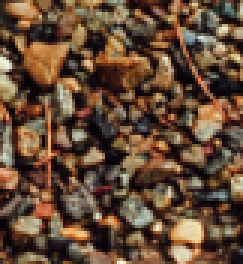
#> input picture data/texture12.png, 81 x 88 px (shown 3 times larger)
$ python patch_synth.py
#> lines starting #> are read from the running program, lines starting #| are printed output that depends on the picture
### code/appearance_space.py
import numpy as np
import cv2
from sklearn.decomposition import PCA
from sklearn.neighbors import NearestNeighbors
from PIL import Image
from skimage.filters import sobel
import matplotlib.pyplot as plt


CORR_DELTA = np.array([[1,1], [1,-1], [-1,1], [-1,-1]])


def get_appearance_space_vector(im, surrounding_size, feature_distance=True):
    dims = 4 if feature_distance else 3
    grayscale_im = cv2.cvtColor(im,cv2.COLOR_RGB2GRAY)
    edges = sobel(grayscale_im)
    edges = 1 - edges

    vector_im = np.zeros((im.shape[0], im.shape[1], dims * (2 * surrounding_size + 1)**2))
    for i in range(surrounding_size, im.shape[0] - surrounding_size):
        for j in range(surrounding_size, im.shape[1] - surrounding_size):
            patch = im[i - surrounding_size:i + surrounding_size+1, j - surrounding_size:j + surrounding_size+1, :]
            if feature_distance:
                patch_edges = edges[i - surrounding_size:i + surrounding_size + 1, j - surrounding_size:j + surrounding_size + 1]
                patch_edges = np.expand_dims(patch_edges, axis=2)
                patch = np.concatenate([patch, patch_edges], axis=2)
            patch = np.reshape(patch, (dims * (2 * surrounding_size + 1)**2,))
            vector_im[i - surrounding_size, j - surrounding_size] = patch
    return conduct_pca(vector_im)


def conduct_pca(image_with_features, desired_dimensions=8):
    original_shape = image_with_features.shape
    image_with_features = np.reshape(image_with_features, (image_with_features.shape[0] * image_with_features.shape[1], image_with_features.shape[2]))
    pca = PCA(n_components=desired_dimensions)
    new_features = pca.fit_transform(image_with_features)
    new_features = np.reshape(new_features, (original_shape[0], original_shape[1], desired_dimensions))
    return new_features, pca

# [43 lines left out: functions get_adj_neighborhoods, get_neighborhoods, get_nearest_neighbors, not called in this run]


# [5 lines that do not run on import are left out]

### code/patch_synth.py
import os
import numpy as np
import math
import cv2
import argparse
import matplotlib.pyplot as plt
from appearance_space import get_appearance_space_vector, get_neighborhoods, get_nearest_neighbors


SOURCE_PATH = '../data'
OUTPUT_PATH = '../output/'
SYNTHESIS_OUTPUT_PATH = os.path.join(OUTPUT_PATH, 'synthesis')
TRANSFER_OUTPUT_PATH = os.path.join(OUTPUT_PATH, 'transfer')


def image_synthesis(sample, outsize, tilesize, overlapsize):
    '''
    Takes in an sample image, and outputs an image with dimensions that are specified
    by outsize (plus channels) that has texture synthesized from the sample

    Arguments:
    sample-       sample texure image
    outsize-      size of result image
    tilesize-     size of the tiles to use (patch size)
    overlapsize-  size of the overlap region (same in each direction -> left
                  and above)
    texture-      texure image
    method-       1 = random, 2 = best ssd, 3 = best ssd + minimum error boundary cut
    quiet-        no images shown if true

    Output:
        synthesized image of size outsize[1] x outsize[2] x channels
    '''

    # The amount of additional space each tile takes up (accounting for overlap)
    adjsize = tilesize - overlapsize

    as_img, _ = get_appearance_space_vector(sample, 3)

    # imout is the array we will fill. The size is slightly larger than outsize to start
    # since it will be filled with an integer number of tiles
    real_imout = np.zeros((int(math.ceil(outsize[0] / adjsize) * adjsize + overlapsize), int(math.ceil(outsize[1]/adjsize) * adjsize + overlapsize), sample.shape[2]))
    real_imout_mask = np.zeros((int(math.ceil(outsize[0] / adjsize) * adjsize + overlapsize), int(math.ceil(outsize[1]/adjsize) * adjsize + overlapsize)), dtype=bool)

    as_imout = np.zeros((int(math.ceil(outsize[0] / adjsize) * adjsize + overlapsize), int(math.ceil(outsize[1]/adjsize) * adjsize + overlapsize), as_img.shape[2]))
    as_imout_mask = np.zeros((int(math.ceil(outsize[0] / adjsize) * adjsize + overlapsize), int(math.ceil(outsize[1]/adjsize) * adjsize + overlapsize)), dtype=bool)


    # iterate over each tile
    for y in range(0, outsize[0], adjsize):
        for x in range(0, outsize[1], adjsize):

            # the patch of imout that we want to fill
            to_fill = as_imout[y:y + tilesize, x:x + tilesize, :]

            # the mask for this patch (includes left and above overlap)
            to_fill_mask = as_imout_mask[y:y + tilesize, x:x + tilesize]

            to_fill_texture = real_imout[y:y + tilesize, x:x + tilesize, :]
            to_fill_mask_texture = real_imout_mask[y:y + tilesize, x:x + tilesize]

            _, as_tile, texture_tile = get_min_cut_patch(sample, as_img, tilesize, overlapsize, to_fill, to_fill_mask, to_fill_texture)

            # _, as_tile, texture_tile = get_ssd_patch(sample, as_img, tilesize, to_fill, to_fill_mask)

            # texture_tile = get_random_patch(sample, tilesize)
            # as_tile = get_random_patch(as_imout, tilesize)

            # update result image and mask
            real_imout[y:y + tilesize, x:x + tilesize,:] = texture_tile
            real_imout_mask[y:y + tilesize, x:x + tilesize] = 1
            as_imout[y:y + tilesize, x:x + tilesize,:] = as_tile
            as_imout_mask[y:y + tilesize, x:x + tilesize] = 1

    real_imout = real_imout[:outsize[0],:outsize[1]]

    return real_imout

# [12 lines left out: functions get_random_patch_coordinates, get_random_patch, not called in this run]


def ssd(a, b):
    return np.average(np.square(a - b))

# [79 lines left out: functions get_ssd_patch, get_min_error_patch, carve_seam, get_min_cut_patch, not called in this run]


def synthesis():
    img = cv2.imread("../data/texture12.png", )
#> img is the input picture: shape (88, 81, 3); mean B, G, R 55.2, 75.4, 101.4
    img = cv2.cvtColor(img, cv2.COLOR_BGR2RGB)
    img = img.astype(np.float32) / 255.

    # specify output size and algorithm parameters
    # outsize = (128, 128)
    # tilesize = 15
    # overlapsize = 8


    outsize = (300, 300)
    tilesize = (int((img.shape[0] * img.shape[1] / 2000)) // 10) * 10
#> tilesize = 0
    overlapsize = tilesize // 3
#> overlapsize = 0
    print(img.shape)
#| (88, 81, 3)
    print(tilesize)
#| 0
    print(overlapsize)
#| 0

    out = image_synthesis(img, outsize, tilesize, overlapsize)
#> in get_appearance_space_vector, `grayscale_im = cv2.cvtColor(im,cv2.COLOR_RGB2GRAY)`:
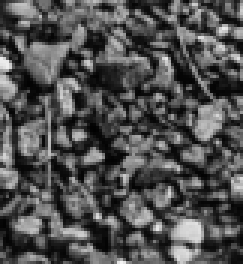
#> grayscale_im: shape (88, 81) float32 (shown 3 times larger); min 0.00761, max 0.96, mean 0.317
#> in get_appearance_space_vector, `edges = sobel(grayscale_im)`:
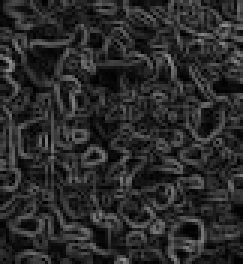
#> edges: shape (88, 81) float32 (shown 3 times larger); min 0.00113, max 0.57, mean 0.168
#> in get_appearance_space_vector, `edges = 1 - edges`:
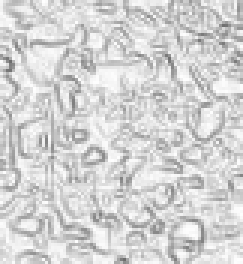
#> edges: shape (88, 81) float32 (shown 3 times larger); min 0.43, max 0.999, mean 0.832
    plt.imshow(out)
    plt.show()

#> (the run stopped early here; a loop or call above may not have finished)

$ run again, with data/texture1.png copied over data/texture12.png
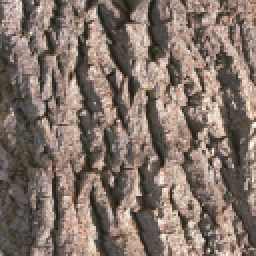
#> input picture data/texture1.png, 128 x 128 px (shown 2 times larger)
#> in synthesis, img is the input picture: shape (128, 128, 3); mean B, G, R 105.1, 114.6, 130.4
#| (128, 128, 3)
#| 0
#| 0
#> in get_appearance_space_vector, `edges = sobel(grayscale_im)`:
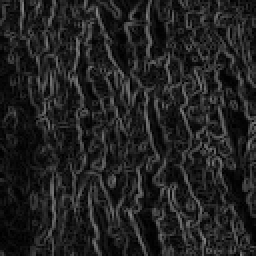
#> edges: shape (128, 128) float32 (shown 2 times larger); min 0.000626, max 0.52, mean 0.131
#> in get_appearance_space_vector, `edges = 1 - edges`:
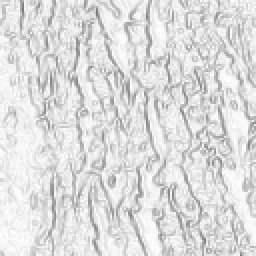
#> edges: shape (128, 128) float32 (shown 2 times larger); min 0.48, max 0.999, mean 0.869
